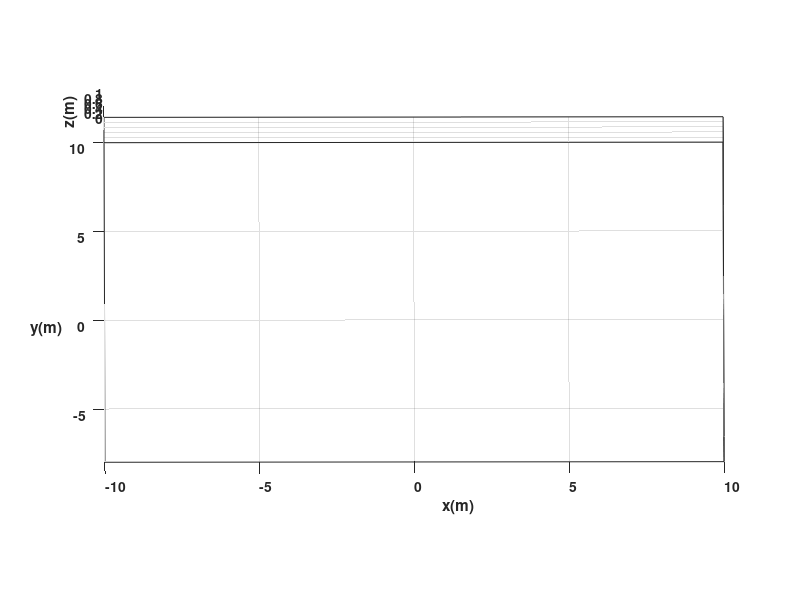

Write MATLAB code to recreate this figure. (Note: this script raises an error after producing the figure.)
%Limpieza de pantalla
clear all
close all
clc

%1 TIEMPO %%%%%%%%%%%%%%%%%%%%%%%%%%%%%%%%%%%%%%%%%%%%%%%%%%%%%%%%
tf=80;             % Tiempo de simulación en segundos (s)
ts=0.1;            % Tiempo de muestreo en segundos (s)
t=0:ts:tf;         % Vector de tiempo
N= length(t);      % Muestras

%2 INTERPOLACIÓN DE TRAYECTORIA %%%%%%%%%%%%%%%%%%%%%%%%%%%%%%%%%%%%%%%%%%%%
Puntos = [
    -3.14, 1.74; -2.5, 2; -1.71, 1.79; -1.5, 1.22; -1.52, 0.89; -1.48, 0.57; -1.75, 0.56; -1.93, 0.8;
    -2.42, 0.89; -2.95, 1.29; -3.14, 1.74; %Ojo Izquierdo

    -2.5, 2; -1.71, 1.79; -1.5, 1.22; -1.52, 0.89; -1.48, 0.57

    -1.39, 0.58; -1.18, 0.11; -1.45, -0.58; -1.68, -1.12; -1.63, -1.62; -1.15, -2.42; -0.98, -2.17;
    -0.52, -2.27; -0.01, -2.35; 0.5, -2.29; 1.02, -2.18; 1.27, -2.43; 1.68, -1.64; 1.75, -1.05; 1.5, -0.5;
     1.32, 0.12; 1.56, 0.66; %Hocico

     1.77, 1.16; 1.86, 1.58; 2.3, 1.95; 2.93, 2.03; 3.65, 1.79; 3.25, 1.27;
     2.69, 0.94; 2.16, 0.89; 2.13, 0.59; 1.78, 0.6; 1.56, 0.66; %Ojo Derecho
    
     1.56, 0.66; 1.32, 0.12; 1.5, -0.5; 1.75, -1.05; 1.68, -1.64; 1.27, -2.43;

     1.14, -2.48; 0.8, -2.6; 0.54, -2.84; 0.42, -3.14; 0.32, -3.52; 0.14, -3.69;
    -0.08, -3.65; -0.22, -3.43; -0.29, -3.11; -0.45, -2.76; -0.69, -2.59; -0.99, -2.55; %Nariz

    -0.99, -2.55; -0.69, -2.59; -0.45, -2.76; -0.29, -3.11; -0.22, -3.43; -0.08, -3.65; 0.14, -3.69;

     0.1, -3.97; 0.19, -4.39; 0.59, -4.53; 1.09, -4.74; 1.6, -4.8; 1.09, -4.74; 
     0.59, -4.53; 0.19, -4.39; 0.1, -3.97; -0.07, -4.39; -0.59, -4.63; -1.09, -4.85; -1.69, -4.99; %Boca

    -2.18, -4.71; -2.48, -3.92; -2.71, -3.31; -2.85, -2.42; -3.68, -2; -4.35, -1.39; -4.7, -0.68;
    -4.93, 0.19; -4.93, 0.19; -4.7, -0.68; -4.35, -1.39; -3.68, -2; -2.85, -2.42; -2.71, -3.31;
    -2.48, -3.92; -2.18, -4.71;-1.44, -5.3; -0.53, -5.75; 0.52, -5.71; 1.55, -5.26; 2.31, -4.57;
     2.74, -3.74; 3, -3; 2.95, -2.15; 3.85, -1.76; 4.68, -1.47; %Cara

     4.51, -1.76; 5.24, -3.02; 5.61, -4.14; 5.85, -5.33; 5.94, -6.56; 6, -8; 6, -8; 5.94, -6.56;
     5.85, -5.33; 5.61, -4.14; 5.24, -3.02; 4.51, -1.76; 5.17, -0.84; 5.46, -0.03; 5.61, 1.01;
     5.61, 1.99; 5.81, 2.77; 6.28, 3.49; 5.84, 4.26; 6.55, 4.49; 6.88, 5.3; 7.01, 6.33; 6.6, 7.11;
     5.87, 7.4; 4.97, 7.18; 4.06, 6.66; 3.32, 5.99; 2.87, 6.2; 1.77, 6.73; 0.79, 6.9; -0.41, 6.88;
    -1.48, 6.63; -2.32, 6.17; -3.17, 5.96; -3.73, 6.43; -4.35, 6.85; -4.98, 7.22; -5.82, 7.18;
    -6.35, 6.62; -6.52, 5.79; -6.29, 5.02; -5.97, 4.33; -5.35, 4.15; -5.74, 3.35; -5.23, 2.7;
    -5.12, 1.87; -4.97, 0.73; -5.7, -0.33; -6.61, -1.17; -8.01, -1.46; % Cuerpo
];

s = linspace(0, 1, size(Puntos, 1));
ss = linspace(0, 1, N);
hx_ref = interp1(s, Puntos(:,1), ss, 'linear');
hy_ref = interp1(s, Puntos(:,2), ss, 'linear');

%2 CONDICIONES INICIALES %%%%%%%%%%%%%%%%%%%%%%%%%%%%%%%%%%%%%%%%%

x1 = zeros(1, N+1); 
y1 = zeros(1, N+1); 
phi = zeros(1, N+1);
u = zeros(1, N);
w = zeros(1, N);

x1(1) = Puntos(1,1);    % Iniciamos en el punto A
y1(1) = Puntos(1,2);
phi(1) = atan2(hy_ref(2)-hy_ref(1), hx_ref(2)-hx_ref(1)); % Orientación inicial hacia el punto B

%4 BUCLE DE SIMULACION %%%%%%%%%%%%%%%%%%%%%%%%%%%%%%%%

for k = 1:N-1
    % Derivadas para obtener velocidades deseadas
    dx = (hx_ref(k+1) - hx_ref(k))/ts;
    dy = (hy_ref(k+1) - hy_ref(k))/ts;
    
    u(k) = sqrt(dx^2 + dy^2); % Velocidad lineal
    
    % Calculamos la orientación deseada
    phi_d = atan2(dy, dx);
    
    % Velocidad angular 
    w(k) = atan2(sin(phi_d - phi(k)), cos(phi_d - phi(k)))/ts;
    
    % Actualizamos la orientación para el siguiente paso del cálculo
    phi(k+1) = phi(k) + w(k)*ts;
end

phi = zeros(1, N+1);
phi(1) = atan2(hy_ref(2)-hy_ref(1), hx_ref(2)-hx_ref(1));

for k=1:N 
    phi(k+1) = phi(k) + w(k)*ts; 
    xp1 = u(k)*cos(phi(k+1)); 
    yp1 = u(k)*sin(phi(k+1));
    x1(k+1) = x1(k) + xp1*ts;
    y1(k+1) = y1(k) + yp1*ts;
end

%%%%%%%%%%%%%%%%%%%%%%%%%%%%% SIMULACION VIRTUAL 3D %%%%%%%%%%%%%%%%%%%%%%%%%%%%

% a) Configuracion de escena

scene=figure;  % Crear figura (Escena)
set(scene,'Color','white'); % Color del fondo de la escena
set(gca,'FontWeight','bold') ;% Negrilla en los ejes y etiquetas
sizeScreen=get(0,'ScreenSize'); % Retorna el tamaño de la pantalla del computador
set(scene,'position',sizeScreen); % Configurar tamaño de la figura
camlight('headlight'); % Luz para la escena
axis equal; % Establece la relación de aspecto para que las unidades de datos sean las mismas en todas las direcciones.
grid on; % Mostrar líneas de cuadrícula en los ejes
box on; % Mostrar contorno de ejes
xlabel('x(m)'); ylabel('y(m)'); zlabel('z(m)'); % Etiqueta de los eje

view([-0.1 35]); % Orientacion de la figura
axis([-10 10 -8 10 0 1]); % Ingresar limites minimos y maximos en los ejes x y z [minX maxX minY maxY minZ maxZ]

% b) Graficar robots en la posicion inicial
scale = 2;
MobileRobot_5;

% c) Graficar Trayectorias
H1 = MobilePlot_4(x1(1), y1(1), phi(1), scale); hold on;
H3 = plot3(hx_ref, hy_ref, zeros(1, length(hx_ref)), 'g', 'lineWidth', 1.5);
H2 = plot3(x1(1), y1(1), 0, 'r', 'lineWidth', 2);

% d) Bucle de simulacion de movimiento del robot
step=10; % pasos para simulacion
for k=1:step:N
    
    delete(H1);

    H1 = MobilePlot_4(x1(k), y1(k), phi(k), scale);
    set(H2, 'XData', x1(1:k), 'YData', y1(1:k), 'ZData', zeros(1,k));

    drawnow limitrate;
end

%%%%%%%%%%%%%%%%%%%%%%%%%%%%% Graficas %%%%%%%%%%%%%%%%%%%%%%%%%%%%
graph=figure;  % Crear figura (Escena)
set(graph,'position',sizeScreen); % Congigurar tamaño de la figura
subplot(311)
plot(t,u,'b','LineWidth',2),grid('on'),xlabel('Tiempo [s]'),ylabel('m/s'),legend('Velocidad Lineal (v)');
subplot(312)
plot(t,w,'g','LineWidth',2),grid('on'),xlabel('Tiempo [s]'),ylabel('[rad/s]'),legend('Velocidad Angular (w)');
subplot(313)
dist_error = sqrt((hx_ref - x1(1:N)).^2 + (hy_ref - y1(1:N)).^2);
plot(t, dist_error, 'r','LineWidth',2),grid('on'),xlabel('Tiempo [s]'),ylabel('[metros]'),legend('Error de posición (m)');
